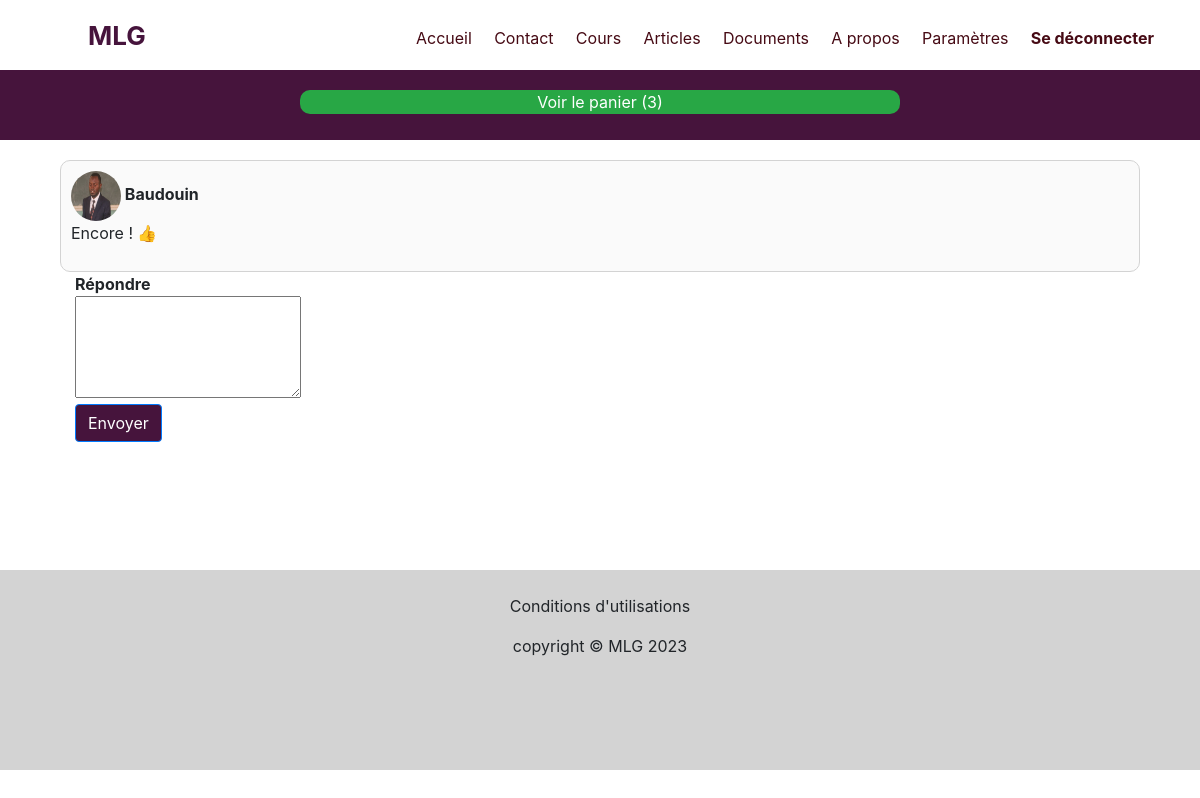
Screenshot of /articles/comment/reply/24x2xlx3028094828 (signed in) with the database file from the repository.
### learning/models.py (models this page shows)
class Inscrit(AbstractUser):
  photo = models.ImageField(upload_to = 'photos', default = 'photos/default.jpg', null = True)
  pass

### shopping/models.py (models this page shows, shortened)
class Cart(models.Model):
  shopper = models.OneToOneField(AUTH_USER_MODEL, on_delete=models.CASCADE, null=True)
  orders = models.ManyToManyField(Order)

### articles/models.py (models this page shows, shortened)
class Comment(models.Model):
    writer = models.ForeignKey(User, on_delete=models.CASCADE, null=False)
    comment_content = models.TextField(blank=True, verbose_name='Commentaire')
    commented_article = models.ForeignKey(Article, on_delete=models.CASCADE, null=True)
    post_date = models.DateTimeField(auto_now_add=True, null=True)
    parent = models.ForeignKey('self', on_delete=models.CASCADE, blank=True, null=True)
    token = models.CharField(max_length=500)

### articles/views.py (the view)
# urls.py: path('articles/comment/reply/<str:token>', views.reply_view, name='reply'),
def reply_view(request, token):
  if request.user.is_authenticated:
    comment = Comment.objects.get(token=token)
    return render(request, 'articles/reply.html', {'comment':comment})
  else:
    return redirect('login')

### articles/templates/articles/reply.html (shortened to what this page needs)
{% extends 'base_template.html'%}
{% block content %}
{% if comment %}
<section class="container">
    <div class="container">
        <div class="comment-div">
            <b>
                <img class="user-image"  src="{{ comment.writer.photo.url }}" />
                <span>{{ comment.writer.first_name }}</span>
            </b>
            <p>
                {{ comment.comment_content }}
            </p>
        </div>
        <div class="replyform container w-100">
            <b>Répondre</b>
            <form action="{% url 'replying' %}" method="POST">
                <textarea cols="20" , rows="4" name="reply_content" required></textarea>
                <br>
                <button class="btn btn-primary" type="submit"> Envoyer </button>
            </form>
        </div>
    </div>
    {% endif %}
</section>
{% endblock %}

### templates/base_template.html (shortened to what this page needs)
{% load static %}
<!DOCTYPE html>
<html>
    <head>
        <link
              rel="stylesheet"
              href="{% static 'learning/bootstrap.min.css' %}" />
        <link
              rel="stylesheet"
              href="{% static 'learning/main.css' %}"
              type="text/css" />
        <link
              rel="stylesheet"
              href="{% static 'articles/styles.css' %}"
              type="text/css" />
    </head>
    <body>
        <div class="container-fluid">
            <header class="header row">
                <div class="logo col-lg-2"><a href="{% url 'home' %}">MLG</a></div>
                <div class="menu col-lg-8">
                    <nav class="navbar">
                        <a href="{% url 'home' %}">
                            <div>Accueil</div>
                        </a>
                        <a href="{% url 'contact' %}">
                            <div>Contact</div>
                        </a>
                        <a href="{% url 'cours' %}">
                            <div>Cours </div>
                        </a>
                        <a href="{% url 'articles'%}">
                            <div>Articles</div>
                        </a>
                        <a href="{% url 'documents-list' %}"><div>Documents</div></a>
                        <a href="{% url 'about' %}">
                            <div> A propos </div>
                        </a>
                        {% if user.is_authenticated %}
                        <a href="{% url 'settings' %}">
                            <div class="settings">Paramètres</div>
                        </a>
                        <a href="{% url 'logout' %}">
                            <div class="login">Se déconnecter</div>
                        </a>
                        {% endif %}
                    </nav>
                </div>
            </header>
            <div class="decor-bar text-center">
                {% if user.cart %}
                <div class="cart bg-success container w-50">
                    <a href="{% url 'cart' %}">
                        Voir le panier ({{ user.cart.orders.count}})
                    </a>
                </div>
                {% endif %}
            </div>
            <div class="blank-bar">
            </div>
            <div class="row">
                {% block content %} {% endblock %}
            </div>
            <footer class="row">
                <div class="w-100 container">
                    <br>
                    <p>
                        Conditions d'utilisations
                    </p>
                    copyright © MLG <span id="current-year"></span>
                </div>
            </footer>
        </div>
    </body>
</html>

### learning/static/learning/main.css (style rules this page uses)
body { margin: 0px; }
a { color: inherit; }
header { justify-content: center; align-items: center; color: rgb(70, 20, 60); background-color: white; height: 70px; position: fixed; z-index: 9999999999; width: 100%; }
header .logo { padding-left: 28px; }
header .logo a { font-size:26px; font-weight: bold; }
header .menu { background-color: white; position: absolute; top: 70px; width: 100%; color: black; }
.navbar a { color: rgb(70, 20, 60); }
header .navbar { display: block; }
.navbar .login, .navbar .signup { font-weight: bold; }
.btn-primary { background-color: rgb(70, 20, 60); }
.navbar div { margin: 20px; }
.decor-bar { height: 140px; width:100%; left:0px; position:absolute; padding-top:90px; text-align:center; background-color:rgb(70, 20, 60); color:white; z-index:99999999; }
.decor-bar .cart { border-radius:10px; }
.blank-bar { height:150px; margin-bottom:10px; }
section { margin-bottom: 10px; min-height: 400px; }
.user-image { width: 50px; height: 50px; border-radius: 50%; }
footer { background-color: lightgray; height: 200px; text-align: center; }
@media screen and (min-width: 900px) { header .logo { font-size: 32px; font-weight: bold; position: absolute; left: 5%; top: 10px; } }
@media screen and (min-width: 900px) { header .navbar { display: flex; width: 100%; } }
@media screen and (min-width: 900px) { header .menu { background-color: white; display: block; position: absolute; top: 18px; right: 15px; z-index: 9999999999999999; width: 80%; } }
@media screen and (min-width: 900px) { .navbar a { color: rgb(70, 10, 20); } }
@media screen and (min-width: 900px) { .navbar div { margin: 0px; } }
@media screen and (min-width: 900px) { section { margin-left: 40px; } }

### articles/static/articles/styles.css (style rules this page uses)
.comment-div { background: rgb(250, 250, 250); border:1px solid lightgray; border-radius:10px; padding: 10px; }

### rows the page displays
Inscrit: cart.orders.count "3"
Comment: writer.photo (picture), writer.first_name "Baudouin", comment_content "Encore ! 👍"
